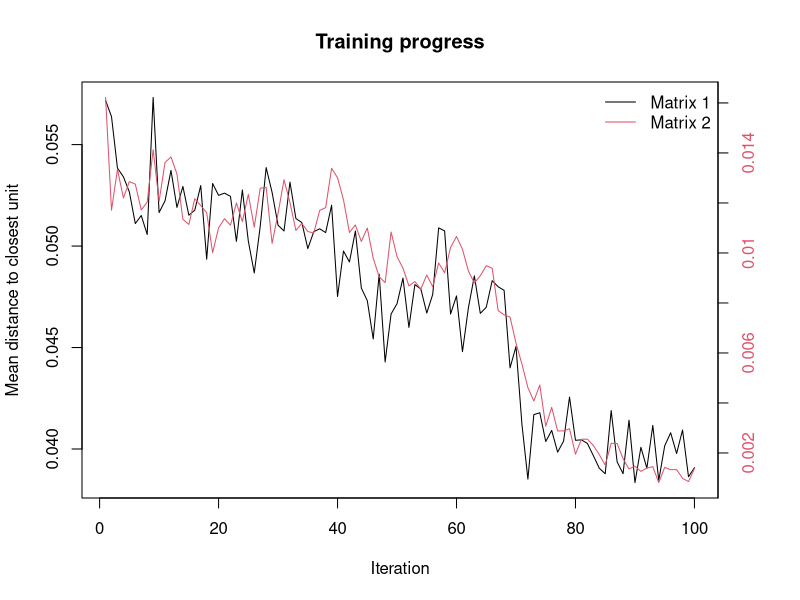
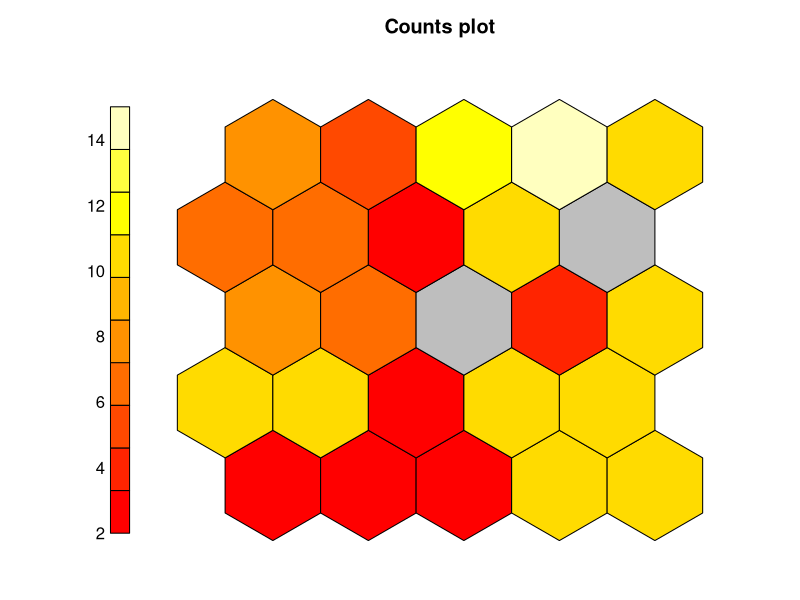
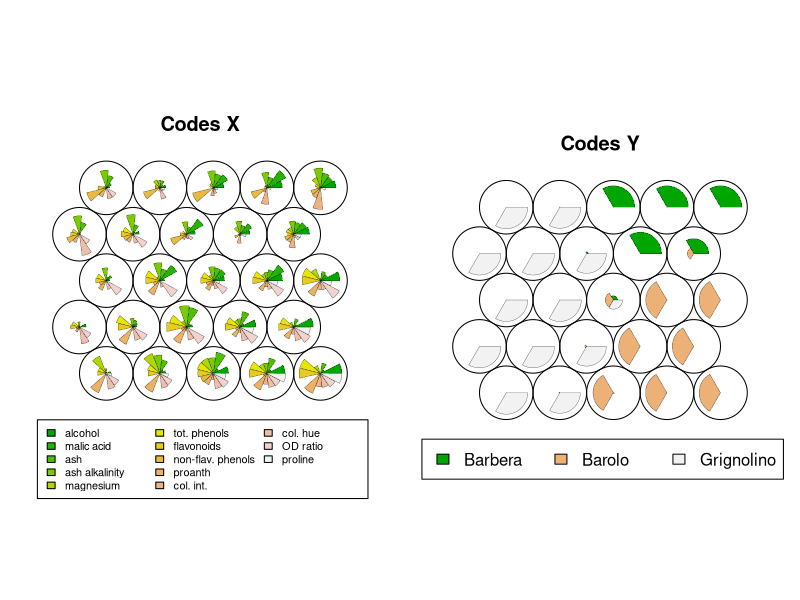
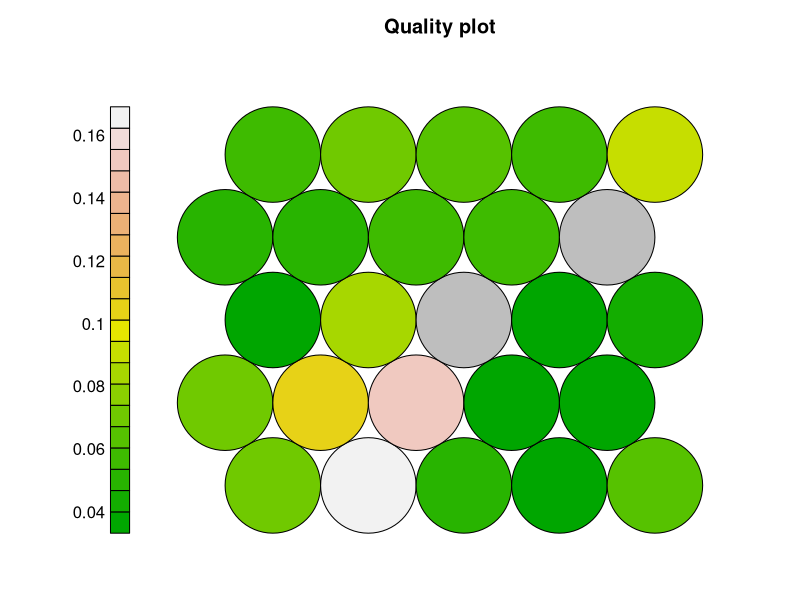
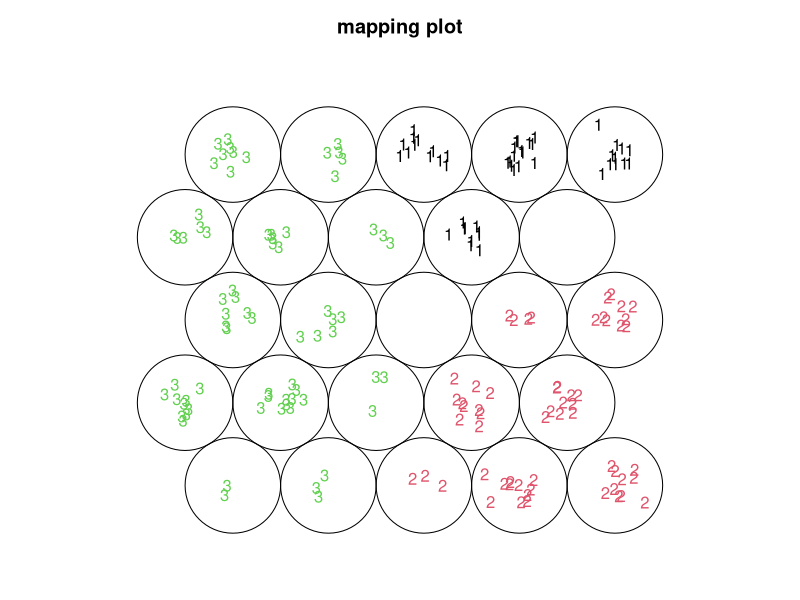
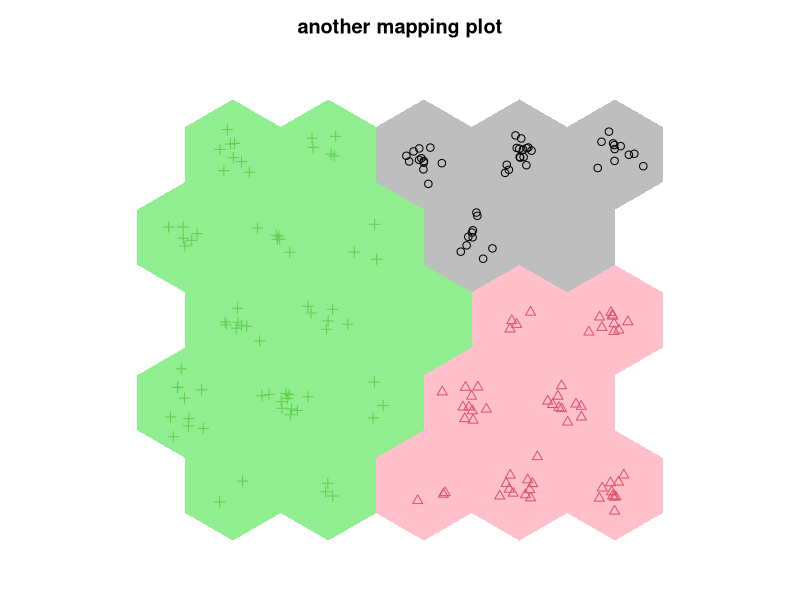
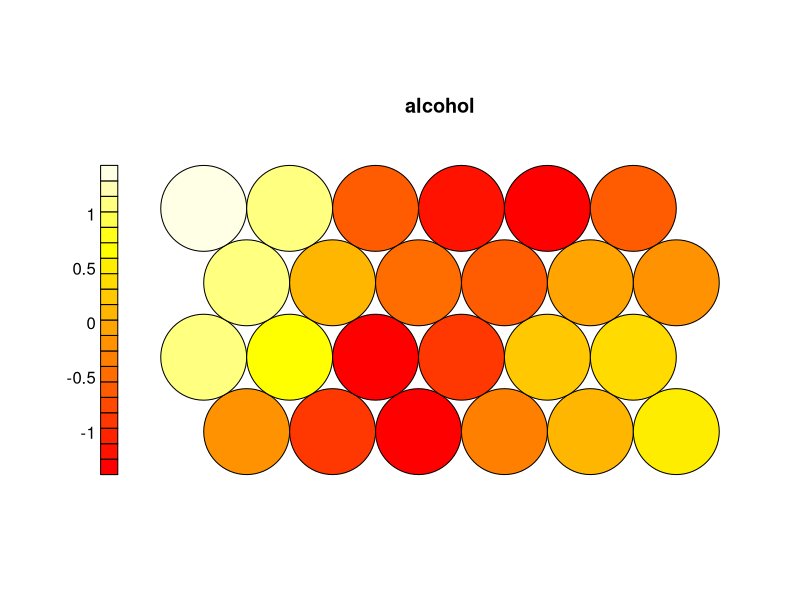
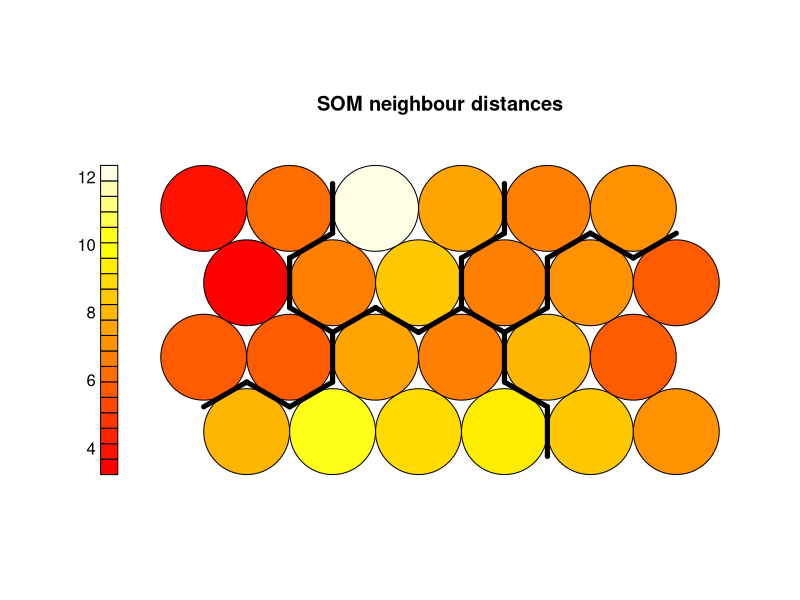

These figures' R source, in order:
library(kohonen)


### Name: plot.kohonen
### Title: Plot kohonen object
### Aliases: plot.kohonen identify.kohonen add.cluster.boundaries
### Keywords: classif

### ** Examples

data(wines)
set.seed(7)

kohmap <- xyf(scale(wines), vintages,
              grid = somgrid(5, 5, "hexagonal"), rlen=100)
plot(kohmap, type="changes")
counts <- plot(kohmap, type="counts", shape = "straight")

## show both sets of codebook vectors in the map
par(mfrow = c(1,2))
plot(kohmap, type="codes", main = c("Codes X", "Codes Y"))

par(mfrow = c(1,1))
similarities <- plot(kohmap, type="quality", palette.name = terrain.colors)
plot(kohmap, type="mapping",
     labels = as.integer(vintages), col = as.integer(vintages),
     main = "mapping plot")

## add background colors to units according to their predicted class labels
xyfpredictions <- classmat2classvec(getCodes(kohmap, 2))
bgcols <- c("gray", "pink", "lightgreen")
plot(kohmap, type="mapping", col = as.integer(vintages),
     pchs = as.integer(vintages), bgcol = bgcols[as.integer(xyfpredictions)],
     main = "another mapping plot", shape = "straight", border = NA)

## Show 'component planes'
set.seed(7)
sommap <- som(scale(wines), grid = somgrid(6, 4, "hexagonal"))
plot(sommap, type = "property", property = getCodes(sommap, 1)[,1],
     main = colnames(getCodes(sommap, 1))[1])

## Show the U matrix
Umat <- plot(sommap, type="dist.neighbours", main = "SOM neighbour distances")
## use hierarchical clustering to cluster the codebook vectors
som.hc <- cutree(hclust(object.distances(sommap, "codes")), 5)
add.cluster.boundaries(sommap, som.hc)

## and the same for rectangular maps
set.seed(7)
sommap <- som(scale(wines),grid = somgrid(6, 4, "rectangular"))
plot(sommap, type="dist.neighbours", main = "SOM neighbour distances")
## use hierarchical clustering to cluster the codebook vectors
som.hc <- cutree(hclust(object.distances(sommap, "codes")), 5)
add.cluster.boundaries(sommap, som.hc)
